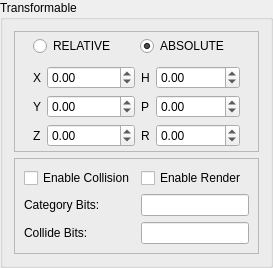
         <widget class="QGroupBox" name="transformableGroupBox">
          <property name="enabled">
           <bool>true</bool>
          </property>
          <property name="sizePolicy">
           <sizepolicy hsizetype="Preferred" vsizetype="Maximum">
            <horstretch>0</horstretch>
            <verstretch>0</verstretch>
           </sizepolicy>
          </property>
          <property name="title">
           <string>Transformable</string>
          </property>
          <property name="checkable">
           <bool>false</bool>
          </property>
          <layout class="QVBoxLayout" name="verticalLayout">
           <item>
            <widget class="QFrame" name="frame_3">
             <property name="frameShape">
              <enum>QFrame::StyledPanel</enum>
             </property>
             <layout class="QVBoxLayout" name="verticalLayout_2">
              <property name="topMargin">
               <number>2</number>
              </property>
              <property name="bottomMargin">
               <number>2</number>
              </property>
              <item>
               <widget class="QWidget" name="widget" native="true">
                <layout class="QHBoxLayout" name="horizontalLayout_3">
                 <property name="topMargin">
                  <number>2</number>
                 </property>
                 <property name="bottomMargin">
                  <number>2</number>
                 </property>
                 <item>
                  <widget class="QRadioButton" name="transRELRadioButton">
                   <property name="text">
                    <string>RELATIVE</string>
                   </property>
                  </widget>
                 </item>
                 <item>
                  <widget class="QRadioButton" name="transABSRadioButton">
                   <property name="text">
                    <string>ABSOLUTE</string>
                   </property>
                   <property name="checked">
                    <bool>true</bool>
                   </property>
                  </widget>
                 </item>
                </layout>
               </widget>
              </item>
              <item>
               <widget class="QFrame" name="frame_2">
                <property name="frameShape">
                 <enum>QFrame::NoFrame</enum>
                </property>
                <property name="frameShadow">
                 <enum>QFrame::Raised</enum>
                </property>
                <layout class="QGridLayout" name="gridLayout_3">
                 <property name="topMargin">
                  <number>2</number>
                 </property>
                 <property name="bottomMargin">
                  <number>2</number>
                 </property>
                 <item row="0" column="2">
                  <widget class="QLabel" name="label_2">
                   <property name="sizePolicy">
                    <sizepolicy hsizetype="Fixed" vsizetype="Preferred">
                     <horstretch>0</horstretch>
                     <verstretch>0</verstretch>
                    </sizepolicy>
                   </property>
                   <property name="text">
                    <string>X</string>
                   </property>
                  </widget>
                 </item>
                 <item row="0" column="3">
                  <widget class="QDoubleSpinBox" name="transXEdit">
                   <property name="minimum">
                    <double>-999999.000000000000000</double>
                   </property>
                   <property name="maximum">
                    <double>999999.000000000000000</double>
                   </property>
                  </widget>
                 </item>
                 <item row="0" column="5">
                  <widget class="QLabel" name="label_5">
                   <property name="sizePolicy">
                    <sizepolicy hsizetype="Fixed" vsizetype="Preferred">
                     <horstretch>0</horstretch>
                     <verstretch>0</verstretch>
                    </sizepolicy>
                   </property>
                   <property name="text">
                    <string>H</string>
                   </property>
                  </widget>
                 </item>
                 <item row="0" column="6">
                  <widget class="QDoubleSpinBox" name="transHEdit">
                   <property name="minimum">
                    <double>-360.000000000000000</double>
                   </property>
                   <property name="maximum">
                    <double>360.000000000000000</double>
                   </property>
                  </widget>
                 </item>
                 <item row="1" column="2">
                  <widget class="QLabel" name="label_3">
                   <property name="sizePolicy">
                    <sizepolicy hsizetype="Fixed" vsizetype="Preferred">
                     <horstretch>0</horstretch>
                     <verstretch>0</verstretch>
                    </sizepolicy>
                   </property>
                   <property name="text">
                    <string>Y</string>
                   </property>
                  </widget>
                 </item>
                 <item row="1" column="3">
                  <widget class="QDoubleSpinBox" name="transYEdit">
                   <property name="minimum">
                    <double>-999999.000000000000000</double>
                   </property>
                   <property name="maximum">
                    <double>999999.000000000000000</double>
                   </property>
                  </widget>
                 </item>
                 <item row="1" column="5">
                  <widget class="QLabel" name="label_6">
                   <property name="sizePolicy">
                    <sizepolicy hsizetype="Fixed" vsizetype="Preferred">
                     <horstretch>0</horstretch>
                     <verstretch>0</verstretch>
                    </sizepolicy>
                   </property>
                   <property name="text">
                    <string>P</string>
                   </property>
                  </widget>
                 </item>
                 <item row="1" column="6">
                  <widget class="QDoubleSpinBox" name="transPEdit">
                   <property name="minimum">
                    <double>-360.000000000000000</double>
                   </property>
                   <property name="maximum">
                    <double>360.000000000000000</double>
                   </property>
                  </widget>
                 </item>
                 <item row="2" column="2">
                  <widget class="QLabel" name="label_4">
                   <property name="sizePolicy">
                    <sizepolicy hsizetype="Fixed" vsizetype="Preferred">
                     <horstretch>0</horstretch>
                     <verstretch>0</verstretch>
                    </sizepolicy>
                   </property>
                   <property name="text">
                    <string>Z</string>
                   </property>
                  </widget>
                 </item>
                 <item row="2" column="3">
                  <widget class="QDoubleSpinBox" name="transZEdit">
                   <property name="minimum">
                    <double>-999999.000000000000000</double>
                   </property>
                   <property name="maximum">
                    <double>999999.000000000000000</double>
                   </property>
                  </widget>
                 </item>
                 <item row="2" column="5">
                  <widget class="QLabel" name="label_7">
                   <property name="sizePolicy">
                    <sizepolicy hsizetype="Fixed" vsizetype="Preferred">
                     <horstretch>0</horstretch>
                     <verstretch>0</verstretch>
                    </sizepolicy>
                   </property>
                   <property name="text">
                    <string>R</string>
                   </property>
                  </widget>
                 </item>
                 <item row="2" column="6">
                  <widget class="QDoubleSpinBox" name="transREdit">
                   <property name="minimum">
                    <double>-360.000000000000000</double>
                   </property>
                   <property name="maximum">
                    <double>360.000000000000000</double>
                   </property>
                  </widget>
                 </item>
                </layout>
               </widget>
              </item>
             </layout>
            </widget>
           </item>
           <item>
            <widget class="QFrame" name="frame">
             <property name="frameShape">
              <enum>QFrame::StyledPanel</enum>
             </property>
             <property name="frameShadow">
              <enum>QFrame::Plain</enum>
             </property>
             <layout class="QGridLayout" name="gridLayout_5">
              <item row="0" column="0">
               <widget class="QCheckBox" name="transCollisionToggle">
                <property name="toolTip">
                 <string>Enable Collision Detection</string>
                </property>
                <property name="text">
                 <string>Enable Collision</string>
                </property>
               </widget>
              </item>
              <item row="0" column="2">
               <widget class="QCheckBox" name="transRenderToggle">
                <property name="toolTip">
                 <string>Render the assigned collision shape</string>
                </property>
                <property name="text">
                 <string>Enable Render</string>
                </property>
               </widget>
              </item>
              <item row="1" column="0">
               <widget class="QLabel" name="label_16">
                <property name="text">
                 <string>Category Bits:</string>
                </property>
               </widget>
              </item>
              <item row="1" column="2">
               <widget class="QLineEdit" name="transCategoryEdit">
                <property name="text">
                 <string/>
                </property>
                <property name="maxLength">
                 <number>32767</number>
                </property>
               </widget>
              </item>
              <item row="2" column="0">
               <widget class="QLabel" name="label_17">
                <property name="text">
                 <string>Collide Bits:</string>
                </property>
               </widget>
              </item>
              <item row="2" column="2">
               <widget class="QLineEdit" name="transCollideEdit">
                <property name="text">
                 <string/>
                </property>
               </widget>
              </item>
             </layout>
            </widget>
           </item>
          </layout>
          <zorder>frame</zorder>
          <zorder>frame_3</zorder>
         </widget>
